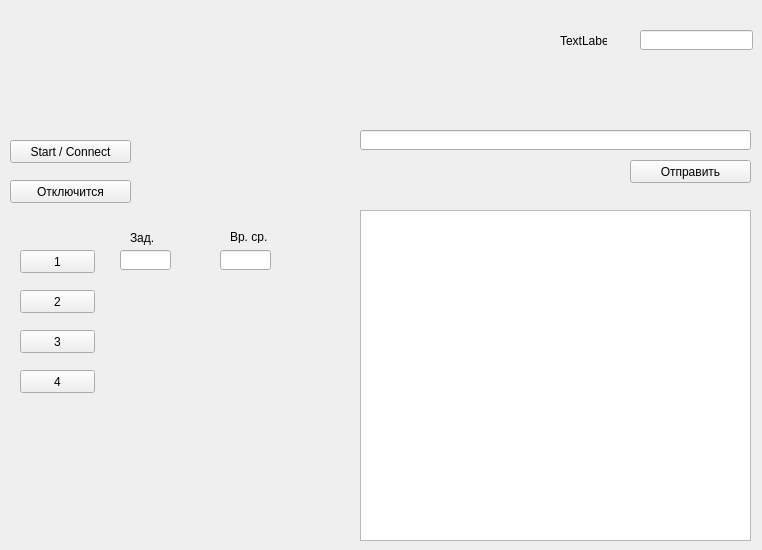
    <widget class="QWidget" name="skiu1">
     <attribute name="title">
      <string>СКИУ 1</string>
     </attribute>
     <widget class="QPushButton" name="connect_btn">
      <property name="geometry">
       <rect>
        <x>10</x>
        <y>140</y>
        <width>121</width>
        <height>23</height>
       </rect>
      </property>
      <property name="text">
       <string>Start / Connect</string>
      </property>
     </widget>
     <widget class="QPushButton" name="close_btn">
      <property name="geometry">
       <rect>
        <x>10</x>
        <y>180</y>
        <width>121</width>
        <height>23</height>
       </rect>
      </property>
      <property name="text">
       <string>Отключится</string>
      </property>
     </widget>
     <widget class="QPushButton" name="send_btn">
      <property name="geometry">
       <rect>
        <x>630</x>
        <y>160</y>
        <width>121</width>
        <height>23</height>
       </rect>
      </property>
      <property name="text">
       <string>Отправить</string>
      </property>
     </widget>
     <widget class="QPushButton" name="btn1">
      <property name="geometry">
       <rect>
        <x>20</x>
        <y>250</y>
        <width>75</width>
        <height>23</height>
       </rect>
      </property>
      <property name="text">
       <string>1</string>
      </property>
     </widget>
     <widget class="QPushButton" name="btn2">
      <property name="geometry">
       <rect>
        <x>20</x>
        <y>290</y>
        <width>75</width>
        <height>23</height>
       </rect>
      </property>
      <property name="text">
       <string>2</string>
      </property>
     </widget>
     <widget class="QPushButton" name="btn3">
      <property name="geometry">
       <rect>
        <x>20</x>
        <y>330</y>
        <width>75</width>
        <height>23</height>
       </rect>
      </property>
      <property name="text">
       <string>3</string>
      </property>
     </widget>
     <widget class="QPushButton" name="btn4">
      <property name="geometry">
       <rect>
        <x>20</x>
        <y>370</y>
        <width>75</width>
        <height>23</height>
       </rect>
      </property>
      <property name="text">
       <string>4</string>
      </property>
     </widget>
     <widget class="QLineEdit" name="lineEdit_2">
      <property name="geometry">
       <rect>
        <x>640</x>
        <y>30</y>
        <width>113</width>
        <height>20</height>
       </rect>
      </property>
     </widget>
     <widget class="QLabel" name="label_2">
      <property name="geometry">
       <rect>
        <x>560</x>
        <y>30</y>
        <width>47</width>
        <height>21</height>
       </rect>
      </property>
      <property name="text">
       <string>TextLabel</string>
      </property>
     </widget>
     <widget class="QListWidget" name="out_list">
      <property name="geometry">
       <rect>
        <x>360</x>
        <y>210</y>
        <width>391</width>
        <height>331</height>
       </rect>
      </property>
     </widget>
     <widget class="QLineEdit" name="r1_deley_lineEdit">
      <property name="geometry">
       <rect>
        <x>120</x>
        <y>250</y>
        <width>51</width>
        <height>20</height>
       </rect>
      </property>
     </widget>
     <widget class="QLineEdit" name="r1_time_lineEdit">
      <property name="geometry">
       <rect>
        <x>220</x>
        <y>250</y>
        <width>51</width>
        <height>20</height>
       </rect>
      </property>
     </widget>
     <widget class="QLabel" name="label_3">
      <property name="geometry">
       <rect>
        <x>230</x>
        <y>230</y>
        <width>47</width>
        <height>13</height>
       </rect>
      </property>
      <property name="text">
       <string>Вр. ср.</string>
      </property>
     </widget>
     <widget class="QLabel" name="label_4">
      <property name="geometry">
       <rect>
        <x>130</x>
        <y>230</y>
        <width>41</width>
        <height>16</height>
       </rect>
      </property>
      <property name="text">
       <string>Зад.</string>
      </property>
     </widget>
     <widget class="QLineEdit" name="input_lineEdit">
      <property name="geometry">
       <rect>
        <x>360</x>
        <y>130</y>
        <width>391</width>
        <height>20</height>
       </rect>
      </property>
     </widget>
    </widget>
